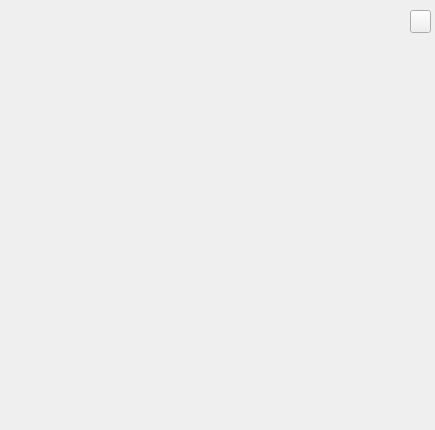
<?xml version="1.0" encoding="UTF-8"?>
<ui version="4.0">
 <class>playframe</class>
 <widget class="QWidget" name="playframe">
  <property name="geometry">
   <rect>
    <x>0</x>
    <y>0</y>
    <width>435</width>
    <height>430</height>
   </rect>
  </property>
  <property name="windowTitle">
   <string>Form</string>
  </property>
  <widget class="QWidget" name="verticalLayoutWidget">
   <property name="geometry">
    <rect>
     <x>10</x>
     <y>10</y>
     <width>421</width>
     <height>481</height>
    </rect>
   </property>
   <layout class="QVBoxLayout" name="verticalLayout">
    <item>
     <widget class="QWidget" name="widgetVedioArea" native="true">
      <widget class="QPushButton" name="btn_frameClose">
       <property name="geometry">
        <rect>
         <x>400</x>
         <y>0</y>
         <width>21</width>
         <height>23</height>
        </rect>
       </property>
       <property name="text">
        <string/>
       </property>
      </widget>
     </widget>
    </item>
   </layout>
  </widget>
 </widget>
 <resources/>
 <connections/>
</ui>
